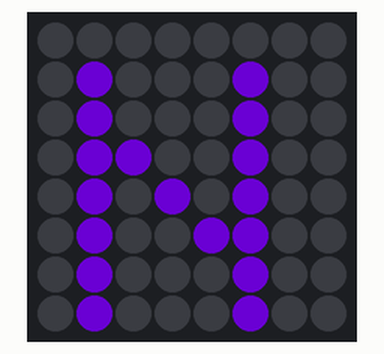
The program below on a simulated Raspberry Pi (BCM pin numbers) with a Sense HAT. Shown: the Sense HAT's 8×8 RGB LED matrix. Dim RGB values are drawn brighter than linear; random numbers come from a fixed seed.

Above: at 0.1 s.
At 1.1 s:
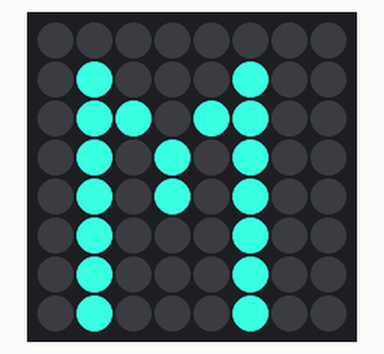
At 2.1 s:
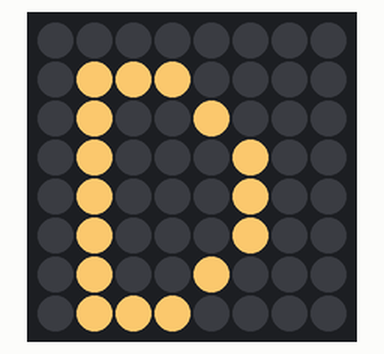

Measured:
- by itself, everything shown: repeats every 5.0 s, in 3 steps
- what the display in image 1 shows lasts 1.0 s, from 1.0 s to 2.0 s
- what the display in image 2 shows lasts 3.0 s, from 2.0 s to 5.0 s

The program:

nmd.py
```python
from sense_hat import SenseHat
from time import sleep
from random import randint

sense =SenseHat()
sense.set_rotation(0)

red =(randint(0,255),randint(0,255),randint(0,255))
blue=(randint(0,255),randint(0,255),randint(0,255))
green=(randint(0,255),randint(0,255),randint(0,255))

while True:
    sense.show_letter("N", red)
    sleep(1)
    sense.show_letter("M", blue)
    sleep(1)
    sense.show_letter("D", green)
    sleep(3)
try:
    main()
except (KeyboardInterrupt, SystemExit):
    print('Programma sluiten')
finally:
    print('Opkuisen v/d matrix')
    sense.clear()
    sys.exit(0)
```
